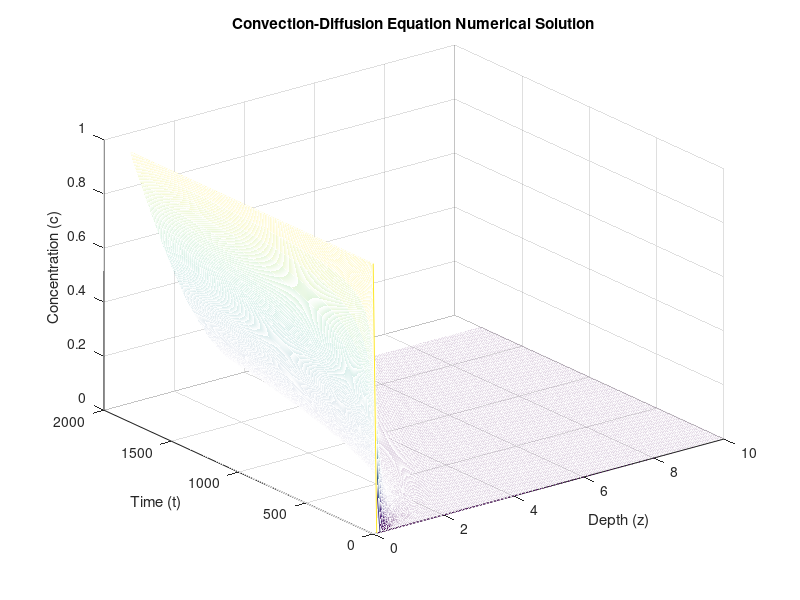

The MATLAB source for this figure: (Note: this script raises an error after producing the figure.)
% 参数设置
ws = 0.00001;
T = 1800; % 时间范围
Z = 10;   % 深度范围
dt = 1.8;   % 时间步长
dz = 0.1; % 深度步长

% 网格设置
timesteps = 0:dt:T;
depths = 0:dz:Z;
nt = length(timesteps);
nz = length(depths);

% 初始化 c 矩阵
c = zeros(nz, nt);
c(:, 1) = 0; % 初始条件 c(z, 0) = 0
c(1, :) = 1; % 边界条件 c(0, t) = 1
c(end, :) = 0; % 边界条件 c(10, t) = 0

% 使用有限差分法进行数值求解
for i = 2:nt
    for j = 2:nz-1
        % 中心差分求解
%         ds = 0.001 * depths(j) / 10; % ds = 0.001*z/10
        ds = 0.001; % ds = 0.001*(10-z)
        dcdz = (c(j+1, i-1) - c(j-1, i-1)) / (2 * dz);
        d2cdz2 = (c(j+1, i-1) - 2 * c(j, i-1) + c(j-1, i-1)) / dz^2;
        
        % 更新 c(z, t) 值
        c(j, i) = c(j, i-1) + dt * (ds * d2cdz2 - ws * dcdz);
    end
end

% 可视化结果
[X, Y] = meshgrid(timesteps, depths);
mesh(Y, X, c);
ylabel('Time (t)');
xlabel('Depth (z)');
zlabel('Concentration (c)');
title('Convection-Diffusion Equation Numerical Solution');
x = X(:,[1:10:1001]); %这个是时间项
y = Y(:,[1:10:1001]); %这个是空间项
fdm = c(:,[1:10:1001]); % 这个是浓度


random = num2str(24259);

data2points = load('-mat',[file_path2,random,'/testData2XY.mat']);
data2solus = load('-mat',[file_path2,random,'/test_solus.mat']);
Points2XY = double(data2points.Points2XY);
M=101;
N=101;
z = double(data2solus.Usin);
true = double(data2solus.Utrue);
a=Points2XY(:,1);
b=Points2XY(:,2);
x = reshape(a,[M,N]);
y = reshape(b,[M,N]);
z = reshape(max(z,0),[M,N]);
true(1)=1;
z(1)=1;
true = reshape(true,[M,N]);
% map = addcolorplus(300);


figure(2)
mesh(x,y,true);
hTitle = title('Analytical Solution');
hXLabel = xlabel('Z (m)');
hYLabel = ylabel('Time (s)');
hZLabel = zlabel('C(z,t)');
% hTitle = title('Step response for w_s= 0.00001m/s, D_s=0.001m^2/s');
% set(hTitle, 'FontSize', 16);
% 坐标区调整
% axis equal
% axis equal
set(gca, 'Box', 'off', ...                                       % 边框
         'XGrid', 'off', 'YGrid', 'off', ...                      % 网格
         'TickDir', 'out', 'TickLength', [0.01 0.01], ...       % 刻度
         'XMinorTick', 'off', 'YMinorTick', 'off', ...          % 小刻度
         'XColor', [.1 .1 .1],  'YColor', [.1 .1 .1])           % 坐标轴颜色
view(40.19,23.28);
% colorbar(gca,'Position',[0.13 0.24 0.04 0.18],...
%              'AxisLocation','in',...
%              'TickLength',0.08);
% 字体和字号
set(gca, 'FontName', 'Helvetica')
set([hXLabel, hYLabel, hZLabel], 'FontName', 'AvantGarde')
set(gca, 'FontSize', 18,'FontWeight' , 'bold')
set([hXLabel, hYLabel, hZLabel], 'FontSize', 18,'FontWeight' , 'bold')
set(hTitle, 'FontSize', 18,'FontWeight' , 'bold');
legend off;
% set(hTitle, 'FontSize', 18, 'FontWeight' , 'bold')
% colorbar(gca,'Position',[0.13 0.24 0.04 0.18],...
%              'AxisLocation','in',...
%              'TickLength',0.08);
% 背景颜色
set(gcf,'Color',[1 1 1])

hold on;

figure(3)
mesh(x,y,fdm');
hTitle = title('FDM Solution');
hXLabel = xlabel('Z (m)');
hYLabel = ylabel('Time (s)');
hZLabel = zlabel('C(z,t)');
% 坐标区调整
% axis equal
% axis equal
set(gca, 'Box', 'off', ...                                       % 边框
         'XGrid', 'off', 'YGrid', 'off', ...                      % 网格
         'TickDir', 'out', 'TickLength', [0.01 0.01], ...       % 刻度
         'XMinorTick', 'off', 'YMinorTick', 'off', ...          % 小刻度
         'XColor', [.1 .1 .1],  'YColor', [.1 .1 .1])           % 坐标轴颜色
view(40.19,23.28);
% colorbar(gca,'Position',[0.13 0.24 0.04 0.18],...
%              'AxisLocation','in',...
%              'TickLength',0.08);
% 字体和字号
set(gca, 'FontName', 'Helvetica')
set([hXLabel, hYLabel, hZLabel], 'FontName', 'AvantGarde')
set(gca, 'FontSize', 18,'FontWeight' , 'bold')
set([hXLabel, hYLabel, hZLabel], 'FontSize', 18,'FontWeight' , 'bold')
set(hTitle, 'FontSize', 18, 'FontWeight' , 'bold')
% colorbar(gca,'Position',[0.13 0.24 0.04 0.18],...
%              'AxisLocation','in',...
%              'TickLength',0.08);
% 背景颜色
% zlim([0 1]);
set(gcf,'Color',[1 1 1])

tr2 = true.^2;
point_wise_error =true-fdm';
sq = point_wise_error.^2;
format long; % 设置输出格式为10位小数
mse = mean(sq(:));
tre2m = mean(tr2(:));
rel = mse./tre2m;
s=sprintf('MSE is %10f',mse);
d=sprintf('REL is %10f',rel);
disp(s);
disp(d);